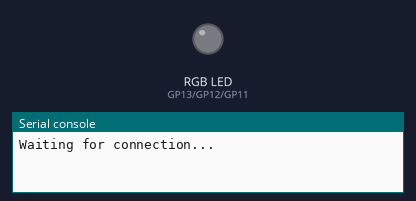
Recording of a program running on a simulated Raspberry Pi Pico running MicroPython. On the bench: an RGB LED mixed from three pins (HIGH = lit), the last lines printed to the serial console. WiFi joins after 1.5 s; requests to the public web service named in the program get a made-up reply in its usual format after 0.4 s (London, UTC, broken clouds, 64 % humidity, 1013 hPa unless stated).

Above: at 0.1 s.
At 2.9 s:
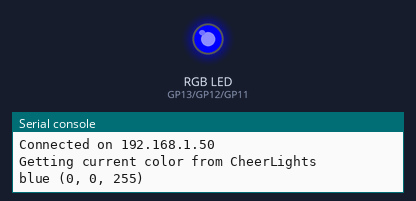
Timing chart, 0 to 4.4 s (numbered marks = the images above):
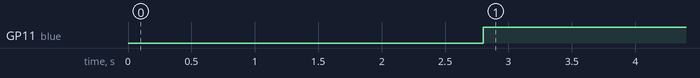

Measured:
- by itself, GP11 (blue): LOW → HIGH at 2.8 s

The program:

CheerLights_Version_2.py
```python
# Program to connect Pico W to WIFI and CheerLights
# displayed on an RGB LED
# Lori Pfahler
# April 2023

# import modules
import network
import socket
import urequests
import json
from picozero import RGBLED
from time import sleep

# SSID (Service Set Identifier = name of your wifi network)
# and password for your wifi network
# Fill in the next two lines
ssid = 'Your SSID here'
password = 'Your Wifi Password Here'

# function to connect to wifi
def connect():
    #Connect to WLAN
    wlan = network.WLAN(network.STA_IF)
    wlan.active(True)
    wlan.connect(ssid, password)
    while wlan.isconnected() == False:
        print('Waiting for connection...')
        sleep(1)
    ip = wlan.ifconfig()[0]
    print(f'Connected on {ip}')
    return(ip)

# function to get hex value for current CheerLights color
def getHexValue():
    urlHex = "http://api.thingspeak.com/channels/1417/field/2/last.json"
    r = urequests.get(urlHex)
    cheerlights = json.loads(r.content.decode('utf-8'))
    rgbColor = hex_to_rgb(cheerlights['field2'])
    r.close()
    return(rgbColor)

# function to get text value for current CheerLights color
def getTextValue():
    urlText = "http://api.thingspeak.com/channels/1417/field/1/last.json"
    r = urequests.get(urlText)
    cheerlightsText = json.loads(r.content.decode('utf-8'))
    rgbText = cheerlightsText['field1']
    r.close()
    return(rgbText)

# function to convert hex color format to RGB format
def hex_to_rgb(hexValue):
    hexColor= hexValue.lstrip('#')
    redValue = int(hexColor[0:2], 16)
    greenValue = int(hexColor[2:4], 16)
    blueValue = int(hexColor[4:6], 16)
    combinedValues = (redValue, greenValue, blueValue)
    return(combinedValues)

# setup RGB LED object
rgb = RGBLED(red=13, green=12, blue=11)

try:
    ip = connect()
    while True:
        print("Getting current color from CheerLights")
        # get the hexidecimal color value
        rgbColor = getHexValue()
        # get the text version of the color
        rgbText = getTextValue()
        print(rgbText, rgbColor)
        rgb.color = rgbColor
        # update every minute
        sleep(60)


except KeyboardInterrupt:
    # turn LED off
    rgb.off()
```
